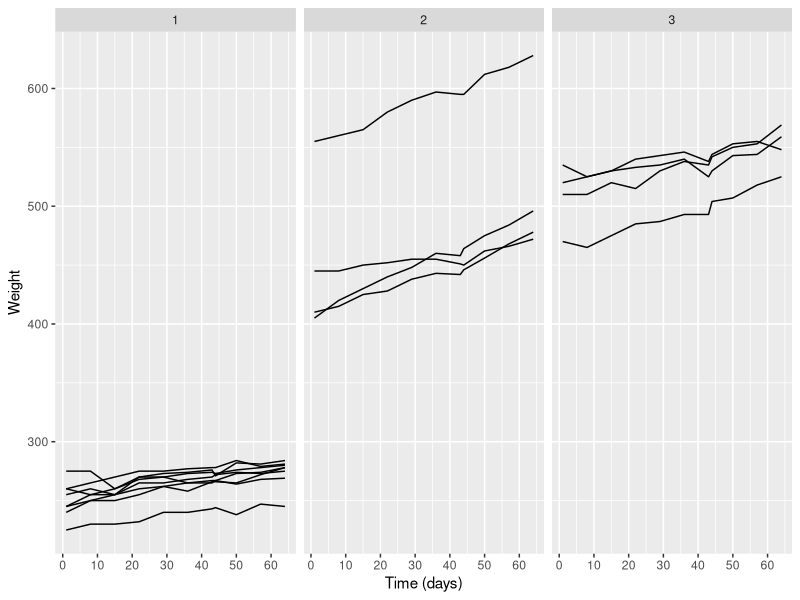
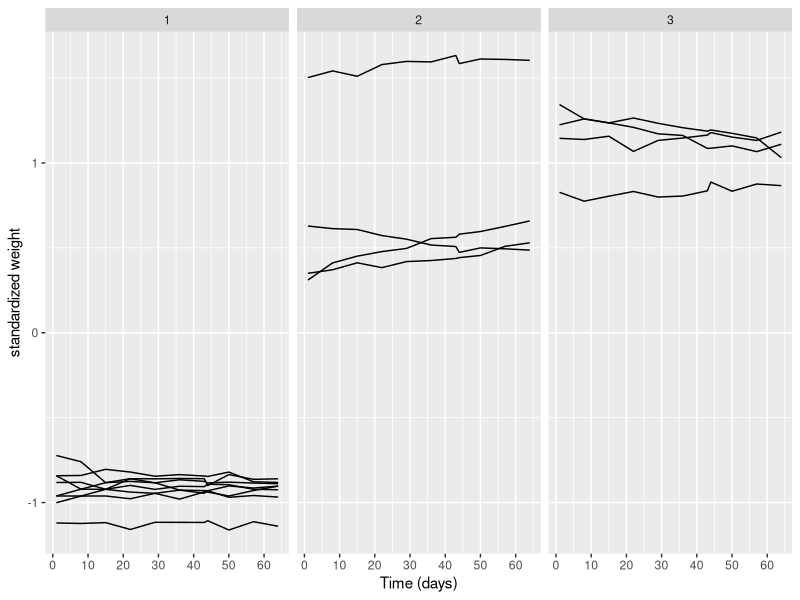
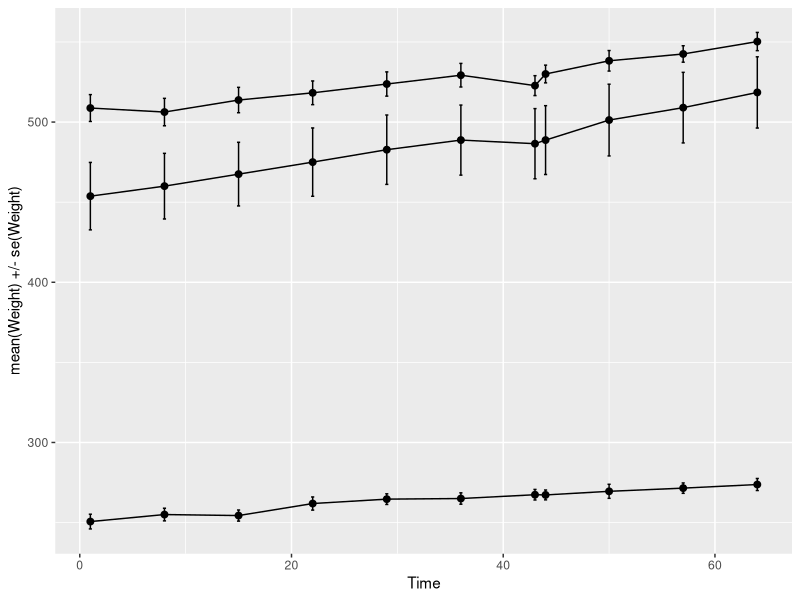
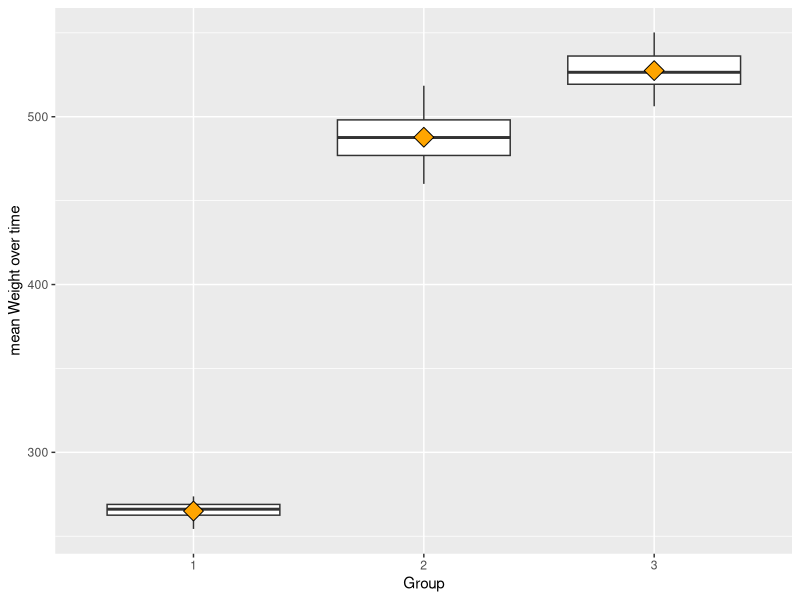
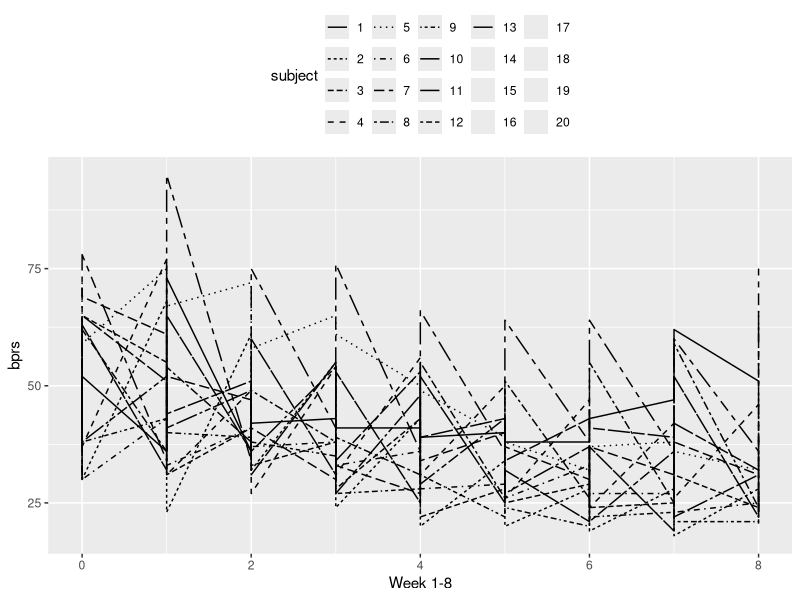
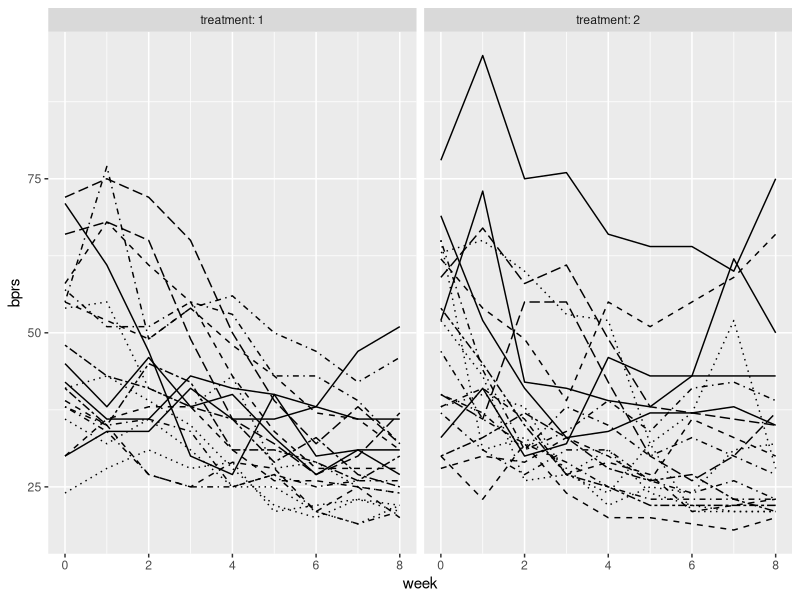
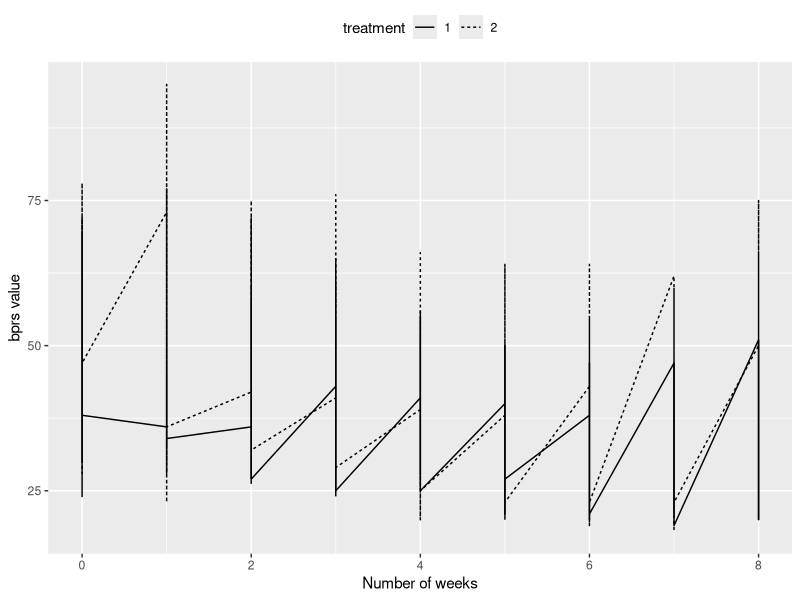
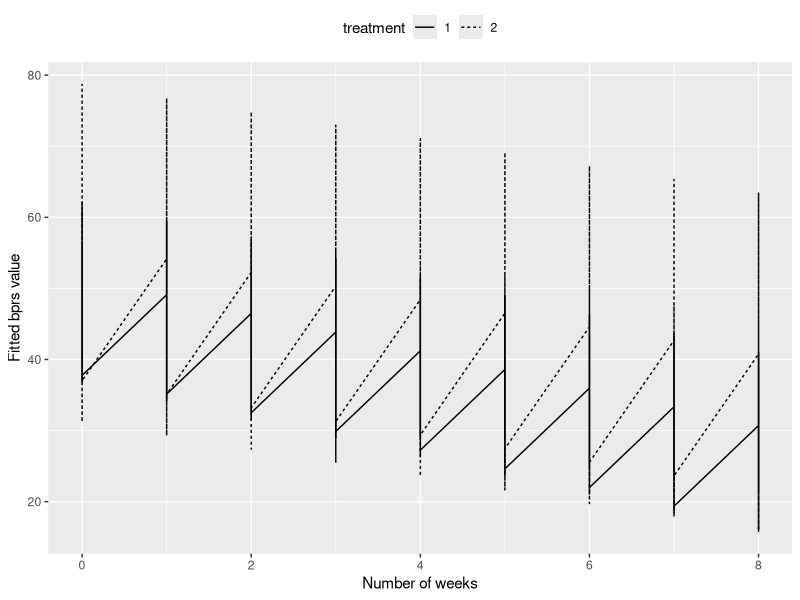

R code for these plots, in order:
## ---- chunk 1
# set working directory
setwd("C:/Users/Bram/Desktop/Open data science course/GitHub/IODS-project/data")

#read the long forms of the RATS dataset
RATSL <- read.table(file = "RATSL.txt", header = TRUE, sep = " ", dec = ".")

# Factor variables ID and Group
RATSL$ID <- factor(RATSL$ID)
RATSL$Group <- factor(RATSL$Group)

#Access the package ggplot2
library(ggplot2)
library(tidyr)
library(dplyr)

# Draw the plot
ggplot(RATSL, aes(x = Time, y = Weight, group = ID)) +
  geom_line() + facet_grid(. ~ Group) + scale_x_continuous(name = "Time (days)", breaks = seq(0, 60, 10)) + theme(legend.position = "none") 
## ---- chunk 2
# Standardize the weight variable
RATSL <- RATSL %>%
  group_by(Time) %>%
  mutate(stdWeight = (Weight - mean(Weight))/sd(Weight) ) %>%
  ungroup()

# Glimpse the data
glimpse(RATSL)

# Plot again with the standardised rat weight
ggplot(RATSL, aes(x = Time, y = stdWeight, group = ID)) +
  geom_line() + facet_grid(. ~ Group, labeller = labeller(.rows = label_both, .cols = label_value)) + scale_x_continuous(name = "Time (days)", breaks = seq(0, 60, 10)) + theme(legend.position = "none") + scale_y_continuous(name = "standardized weight")
## ---- chunk 3
# All number of days defined as n
n <- RATSL$Time %>% unique() %>% length()

# Summary data with mean and standard error of weight by Group (diet) and time in days 
RATSS <- RATSL %>%
  group_by(Group, Time) %>%
  summarise( mean = mean(Weight), se = sd(Weight)/sqrt(n) ) %>%
  ungroup()

# Plot the mean profiles
ggplot(RATSS, aes(x = Time, y = mean, group = Group)) +
  geom_line() +
  geom_point(size=2) +
  geom_errorbar(aes(ymin = mean - se, ymax = mean + se), width=0.3) +
  theme(legend.position = c(0.8,0.8)) +
  scale_y_continuous(name = "mean(Weight) +/- se(Weight)")

# Create a summary data by Group and Time with mean weight as the summary variable (ignoring baseline week 0).
RATSLS <- RATSL %>%
  filter(Time > 1) %>%
  group_by(Group, Time) %>%
  summarise(mean=mean(Weight)) %>%
  ungroup()

str(RATSLS$Time)

# Glimpse the data
glimpse(RATSLS)

# Draw a boxplot of the mean versus treatment
ggplot(RATSLS, aes(x = Group, y = mean, group = Group)) +
  geom_boxplot() +
  stat_summary(fun.y = "mean", geom = "point", shape=23, size=5, fill = "orange") +
  scale_y_continuous(name = "mean Weight over time")
## ---- chunk 4
#How to perform the t-test in this data set?

# Add the baseline from the original data as a new variable to the summary data. 
RATSLS2 <- RATSLS %>%
  mutate(baseline = RATSL$Time[1])

# Fit the linear model with the mean as the response 
fit <- lm(mean ~ baseline + Group, data = RATSLS2)

# Compute the analysis of variance table for the fitted model
anova(fit)
## ---- chunk 5
# set working directory
setwd("C:/Users/Bram/Desktop/Open data science course/GitHub/IODS-project/data")

#read the long forms of the datasets created in data wrangling
BPRSL <- read.table(file = "BPRSL.txt", header = TRUE, sep = " ", dec = ".")

# Factor treatment & subject
BPRSL$treatment <- factor(BPRSL$treatment)
BPRSL$subject <- factor(BPRSL$subject)

library(tidyr)
library(dplyr)
library(ggplot2)

#plot BPRSL
ggplot(BPRSL, aes(x = week, y = bprs, group = subject)) +
  geom_line(aes(linetype = subject)) + scale_x_continuous(name = "Week 1-8") + theme(legend.position = "top")

# by treatment separately
ggplot(BPRSL, aes(x = week, y = bprs, linetype = subject)) +
  geom_line() +
  scale_linetype_manual(values = rep(1:10, times=4)) +
  facet_grid(. ~ treatment, labeller = label_both) +
  theme(legend.position = "none") + 
  scale_y_continuous(limits = c(min(BPRSL$bprs), max(BPRSL$bprs)))
## ---- chunk 6
# create a regression model for bprsl
BPRSL_reg <- lm(bprs ~ treatment + week, BPRSL)

# print out a summary of the model
summary(BPRSL_reg)

# access library lme4
library(lme4)

# Create a random intercept model
BPRSL_reg <- lmer(bprs ~ treatment + week + (1 | subject), data = BPRSL, REML = FALSE)

# Print the summary of the model
summary(BPRSL_reg)
## ---- chunk 7
# create a random intercept and random slope model
BPRSL_reg1 <- lmer(bprs ~ treatment + week +  (treatment | subject), data = BPRSL, REML = FALSE)

# print a summary of the model: Every week the bpsr value goes down 2.27 on average. Week and treatment are not correlated
summary(BPRSL_reg1)

# perform an ANOVA test on the two models: the BPRSL_ref1 model differs significantly from the BPRSL_ref model
anova(BPRSL_reg1, BPRSL_reg)
## ---- chunk 8
# create a random intercept and random slope model with the interaction
BPRSL_reg2 <- lmer(bprs ~ treatment + week +  (treatment | subject) + treatment * week, data = BPRSL, REML = FALSE)

# print a summary of the model
summary(BPRSL_reg2)

# perform an ANOVA test on the two models
anova(BPRSL_reg2, BPRSL_reg1)
## ---- chunk 9
# draw the plot of BPRSL with the observed bprs values. 
ggplot(BPRSL, aes(x = week, y = bprs, group = treatment)) +
  geom_line(aes(linetype = treatment)) +
  scale_x_continuous(name = "Number of weeks") +
  scale_y_continuous(name = "bprs value") +
  theme(legend.position = "top")

# Create a vector of the fitted values
Fitted <- fitted(BPRSL_reg2)

# Create a new column fitted to RATSL
BPRSL <- mutate(BPRSL, Fitted)

# draw the plot of BPRSL with the Fitted values of weight
ggplot(BPRSL, aes(x = week, y = Fitted, group = treatment)) +
  geom_line(aes(linetype = treatment)) +
  scale_x_continuous(name = "Number of weeks") +
  scale_y_continuous(name = "Fitted bprs value") +
  theme(legend.position = "top")
